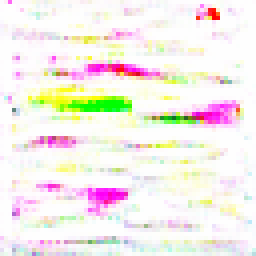
#> input picture cross/samples/epoch_100_class_0.png, 64 x 64 px (shown 4 times larger)
$ python -i postProcessing.py   (imports and definitions only)
#> lines starting #> are read from the running program, lines starting #| are printed output that depends on the picture; after the words box and inside, x2 and y2 are one past the last pixel; in counts of white or black regions, pixels touching at a corner belong together
from __future__ import division

import argparse
import json
import os

import cv2
import numpy as np

from scipy import spatial
from scipy import stats

from colorMapper import ColorMapper


def sub_threshold(img, st, erode_flag=False, unsharp_flag=False):
    if unsharp_flag:
        img = unsharp(img, st)
    ret, thresh = cv2.threshold(
        img, 0, 255, cv2.THRESH_BINARY_INV | cv2.THRESH_OTSU)
    if erode_flag:
        thresh = erode(thresh, st)
    return thresh


def threshold(img):
    # --- threshold on blue channel
    m1 = sub_threshold(img[:, :, 0], 1, True, True)
    # --- threshold on green channel
    m2 = sub_threshold(img[:, :, 1], 2, True, True)
    # --- threshold on red channel
    m3 = sub_threshold(img[:, :, 2], 3, True, True)

    # --- adding up all the results above ---
    res = cv2.add(m1, cv2.add(m2, m3))
    return res


def erode(thresh, st):
    kernel = np.ones((3, 4), np.uint8)
    thresh = cv2.erode(thresh, kernel, iterations=3)
    return thresh


def unsharp(imgray, st):
    # Unsharp mask here
    imgray = imgray.copy()
    gaussian = cv2.GaussianBlur(imgray, (7, 7), 10.0)
    unsharp_image = cv2.addWeighted(imgray, 2.5, gaussian, -1.5, 0, imgray)
    return unsharp_image


def get_bounding_boxes(image_path, dst_img_path, dst_json_path):
#> called with image_path = '../cross/samples/epoch_100_class_0.png', dst_img_path = 'out.png', dst_json_path = 'out1.png'
    elements = []
    image = cv2.imread(image_path)
#> image is the input picture: shape (64, 64, 3); mean B, G, R 233.2, 238.1, 244.7
    original = image.copy()
    thresh = threshold(image)
#> in sub_threshold, `ret, thresh = cv2.threshold( img, 0, 255, cv2.THRESH_BINARY_INV | cv2...`:
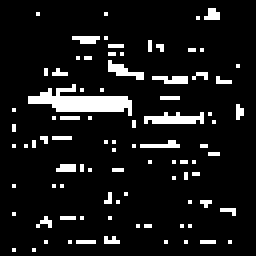
#> thresh: shape (64, 64) (shown 4 times larger); 9% white in thin lines or dots, all inside (x1, y1, x2, y2) = (3, 2, 61, 63)
#> in sub_threshold, `ret, thresh = cv2.threshold( img, 0, 255, cv2.THRESH_BINARY_INV | cv2...`: ret = 146
#> in erode, `thresh = cv2.erode(thresh, kernel, iterations=3)`: thresh: shape (64, 64); every value is 0
#> call 2 of sub_threshold, with st = 2, erode_flag = True, unsharp_flag = True
#> call 2 of unsharp, with st = 2
#> in unsharp (call 2), `gaussian = cv2.GaussianBlur(imgray, (7, 7), 10.0)`:
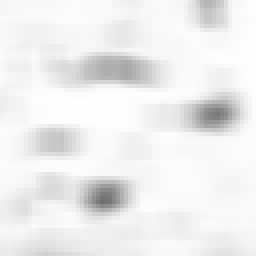
#> gaussian: shape (64, 64) (shown 4 times larger); min 110, max 254, mean 238
#> in sub_threshold (call 2), `ret, thresh = cv2.threshold( img, 0, 255, cv2.THRESH_BINARY_INV | cv2...`:
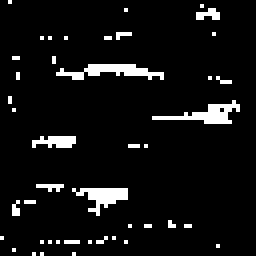
#> thresh: shape (64, 64) (shown 4 times larger); 6.5% white in thin lines or dots
#> in sub_threshold (call 2), `ret, thresh = cv2.threshold( img, 0, 255, cv2.THRESH_BINARY_INV | cv2...`: ret = 144
#> call 3 of sub_threshold, with st = 3, erode_flag = True, unsharp_flag = True
#> call 3 of unsharp, with st = 3
#> in unsharp (call 3), `imgray = imgray.copy()`:
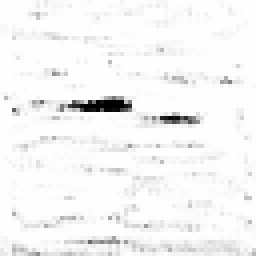
#> imgray: shape (64, 64) (shown 4 times larger); min 0, max 255, mean 244.7
#> in unsharp (call 3), `gaussian = cv2.GaussianBlur(imgray, (7, 7), 10.0)`:
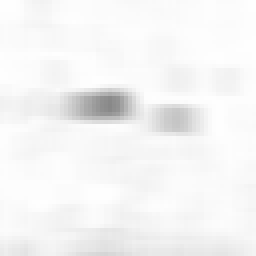
#> gaussian: shape (64, 64) (shown 4 times larger); min 136, max 254, mean 244.7
#> in unsharp (call 3), `unsharp_image = cv2.addWeighted(imgray, 2.5, gaussian, -1.5, 0, imgray)`:
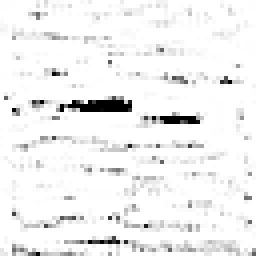
#> unsharp_image: shape (64, 64) (shown 4 times larger); min 0, max 255, mean 241
#> in sub_threshold (call 3), `ret, thresh = cv2.threshold( img, 0, 255, cv2.THRESH_BINARY_INV | cv2...`:
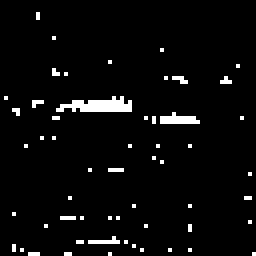
#> thresh: shape (64, 64) (shown 4 times larger); 3.9% white in thin lines or dots
#> in sub_threshold (call 3), `ret, thresh = cv2.threshold( img, 0, 255, cv2.THRESH_BINARY_INV | cv2...`: ret = 156
    new_semantic = np.ones_like(original) * 255

    # Find contours, obtain bounding box, extract and save ROI
    cnts = cv2.findContours(thresh, cv2.RETR_EXTERNAL, cv2.CHAIN_APPROX_SIMPLE)
#> cnts = 0 contours
    cnts = cnts[0] if len(cnts) == 2 else cnts[1]
#> cnts = []

    for c in cnts:
        x, y, w, h = cv2.boundingRect(c)
        cv2.rectangle(image, (x, y), (x + w, y + h), (36, 255, 12), 2)
        ROI = original[y:y + h, x:x + w]
        dominant_color, label = get_nearest_dominant_color(ROI)

        if dominant_color is None:
            continue

        cv2.rectangle(new_semantic, (x, y), (x + w, y + h), dominant_color, 3)
        elements.append({"points": [[x, y], [x + w, y + h]], "label": label})
#> this loop made 0 passes
#> new_semantic: shape (64, 64, 3); every value is 255
#> after the loop, elements = []

    # Generate image filename
    base_filename = os.path.splitext(os.path.basename(image_path))[0]

    # Save images
    cv2.imwrite(os.path.join(dst_img_path, base_filename + "0.png"), image)
    cv2.imwrite(os.path.join(
        dst_img_path, base_filename + "1.png"), new_semantic)

    # Save JSON
    json_path = os.path.join(dst_json_path, base_filename + ".json")
    create_json_file(json_path, elements)


def get_nearest_dominant_color(img):
    pixels = img.reshape(-1, 3)

    # Check if there are enough pixels
    if len(pixels) < 50:
        return None, None

    try:
        # Use scipy KDTree to find nearest colors
        _, ind = kdt.query(pixels)

        # Use numpy to find the most frequent index
        unique, counts = np.unique(ind, return_counts=True)
        most_frequent_index = unique[np.argmax(counts)]

        # Get the closest color and label
        closest_color = color_np_list[most_frequent_index]
        label = labels[most_frequent_index]

        return (
            int(closest_color[0]),
            int(closest_color[1]),
            int(closest_color[2])
        ), label

    except Exception as e:
        print(f"Error processing color: {e}")
        return None, None


def create_json_file(path, elements):
#> called with path = 'out1.png/epoch_100_class_0.json'
    data = {"shapes": elements,
            "imageHeight": 567,
            "imageWidth": 360
            }
#> data = {'shapes': [], 'imageHeight': 567, 'imageWidth': 360}
    if data is not None and len(data) > 0:
        with open(path, "w+") as ff:
            json.dump(data, ff, indent=True)


# [35 lines not run here, left out]

>>> result = get_bounding_boxes('../cross/samples/epoch_100_class_0.png', 'out.png', 'out1.png')

$ run again, on cross/samples/epoch_100_class_4.png
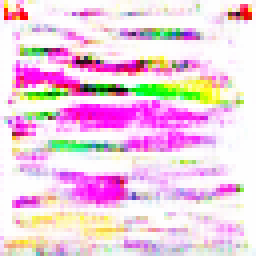
#> input picture cross/samples/epoch_100_class_4.png, 64 x 64 px (shown 4 times larger)
#> in get_bounding_boxes, image is the input picture: shape (64, 64, 3); mean B, G, R 223.7, 204.8, 236.5
#> in sub_threshold, `ret, thresh = cv2.threshold( img, 0, 255, cv2.THRESH_BINARY_INV | cv2...`:
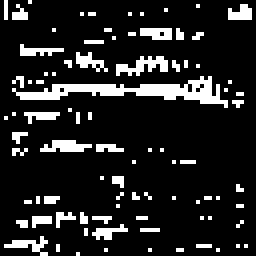
#> thresh: shape (64, 64) (shown 4 times larger); 13.5% white in thin lines or dots
#> ret = 142
#> in sub_threshold (call 3), `ret, thresh = cv2.threshold( img, 0, 255, cv2.THRESH_BINARY_INV | cv2...`:
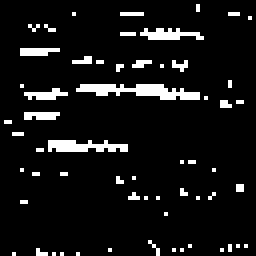
#> thresh: shape (64, 64) (shown 4 times larger); 7.8% white in thin lines or dots
#> ret = 144
#> in get_bounding_boxes, `cnts = cv2.findContours(thresh, cv2.RETR_EXTERNAL, cv2.CHAIN_APPROX_SI..`: cnts = 0 contours
#> in get_bounding_boxes, `cnts = cnts[0] if len(cnts) == 2 else cnts[1]`: cnts = []
#> data = {'shapes': [], 'imageHeight': 567, 'imageWidth': 360}

$ run again, on cross/samples/epoch_200_class_0.png
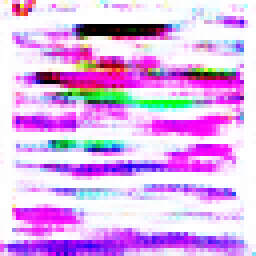
#> input picture cross/samples/epoch_200_class_0.png, 64 x 64 px (shown 4 times larger)
#> in get_bounding_boxes, image is the input picture: shape (64, 64, 3); mean B, G, R 234.2, 177.8, 220.4
#> in sub_threshold, `ret, thresh = cv2.threshold( img, 0, 255, cv2.THRESH_BINARY_INV | cv2...`:
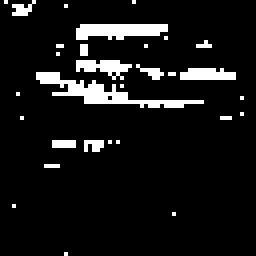
#> thresh: shape (64, 64) (shown 4 times larger); 8.4% white in thin lines or dots
#> ret = 138
#> in sub_threshold (call 3), `ret, thresh = cv2.threshold( img, 0, 255, cv2.THRESH_BINARY_INV | cv2...`:
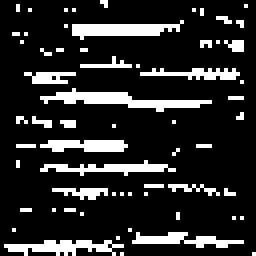
#> thresh: shape (64, 64) (shown 4 times larger); 16% white in thin lines or dots
#> ret = 143
#> in get_bounding_boxes, `cnts = cv2.findContours(thresh, cv2.RETR_EXTERNAL, cv2.CHAIN_APPROX_SI..`: cnts = 0 contours
#> in get_bounding_boxes, `cnts = cnts[0] if len(cnts) == 2 else cnts[1]`: cnts = []
#> data = {'shapes': [], 'imageHeight': 567, 'imageWidth': 360}

$ run again, on cross/samples/epoch_200_class_1.png
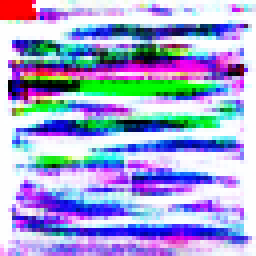
#> input picture cross/samples/epoch_200_class_1.png, 64 x 64 px (shown 4 times larger)
#> in get_bounding_boxes, image is the input picture: shape (64, 64, 3); mean B, G, R 211, 164.7, 162.5
#> ret = 134
#> in get_bounding_boxes, `cnts = cv2.findContours(thresh, cv2.RETR_EXTERNAL, cv2.CHAIN_APPROX_SI..`: cnts = 1 contour, all with area under 20
#> in get_bounding_boxes, `cnts = cnts[0] if len(cnts) == 2 else cnts[1]`: cnts = [[[0, 0], [0, 1], [4, 1], [4, 0]]]
#> the loop in get_bounding_boxes, `for c in cnts:` made 1 pass
#> (c, x, y, w, h) on pass 1: ([[0, 0], [0, 1], [4, 1], [4, 0]], 0, 0, 5, 2)
#> after the loop in get_bounding_boxes, `for c in cnts:`:
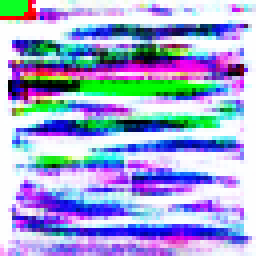
#> image: shape (64, 64, 3) (shown 4 times larger); 0.66% of pixels changed, all inside (x1, y1, x2, y2) = (0, 0, 7, 4)
#> after the loop in get_bounding_boxes, `for c in cnts:`: elements = []
#> data = {'shapes': [], 'imageHeight': 567, 'imageWidth': 360}
